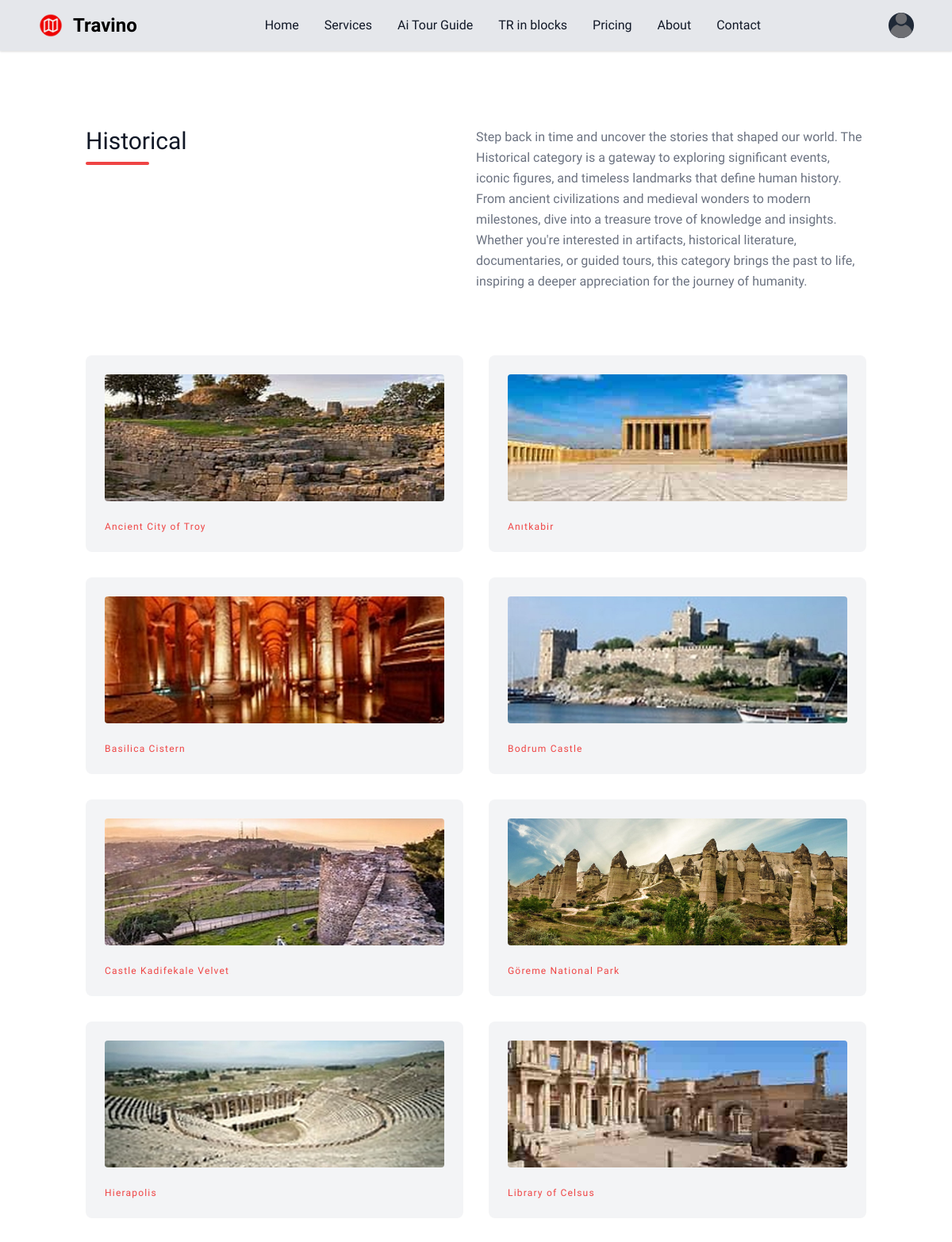
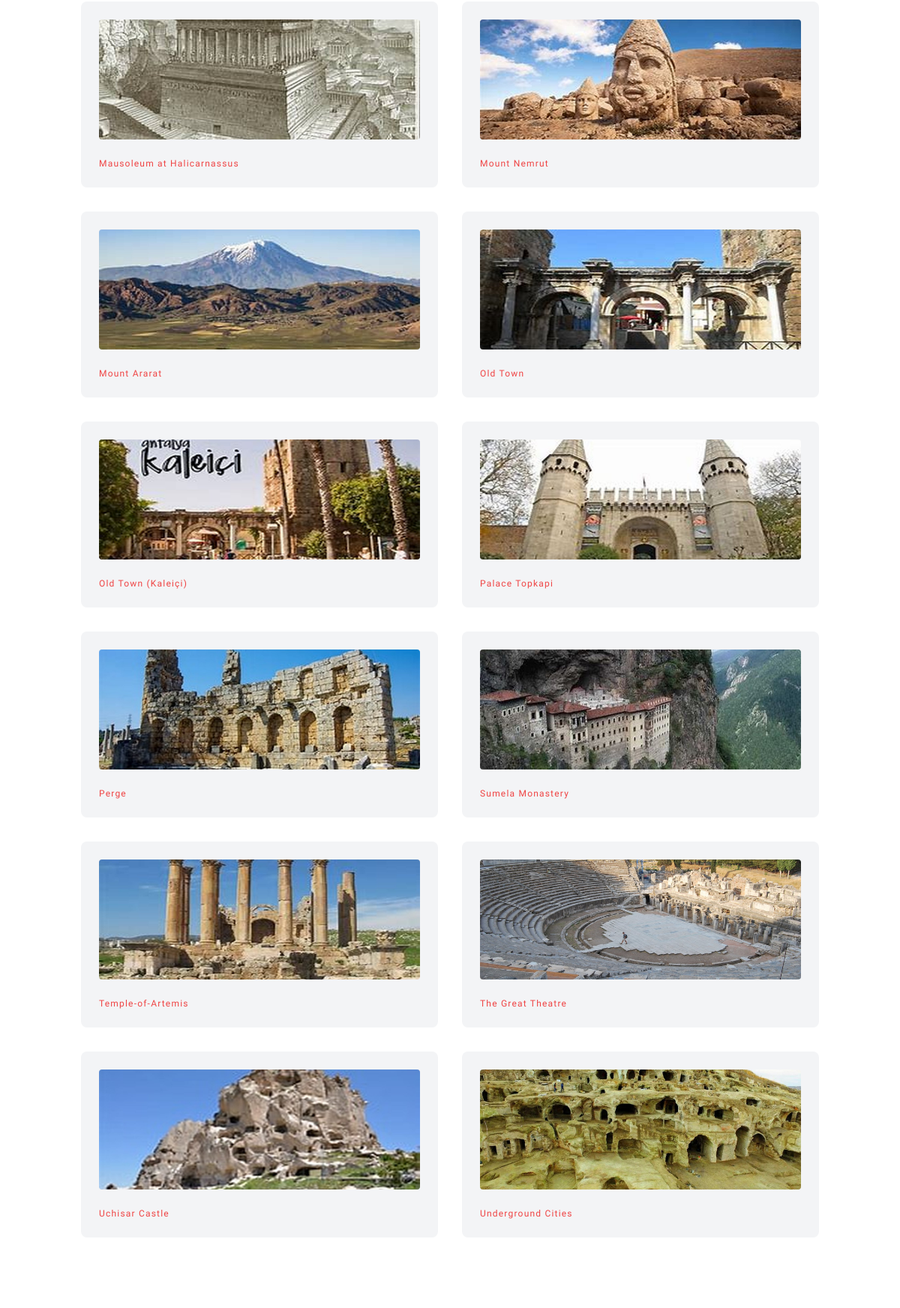
The app's page /category/4/ (upper part) with its own data (2 pictures, top to bottom).
### app/models.py (models this page shows, shortened)
class Category(models.Model):
    name = models.CharField(max_length=100)
    description = models.TextField()
    image = models.ImageField(upload_to='category_pics', default='default.png')

class Place(models.Model):
    name = models.CharField(max_length=100)
    image = models.ImageField(upload_to='place_pics', default='default.png')
    category = models.ForeignKey(Category, on_delete=models.CASCADE, related_name='places')
    location = models.CharField(max_length=100, default='Not located')

### app/views.py (the view)
# urls.py: path('category/<int:pk>/', views.category_detail, name='category_detail'),
def category_detail(request, pk):
    category = get_object_or_404(Category, pk=pk)
    places = Place.objects.filter(category=category)
    context = {
        'category': category,
        'places': places,
    }
    return render(request, 'category_detail.html', context)

### templates/category_detail.html (shortened to what this page needs)
{% extends "base.html" %}
{% block maincontent %}
<section class="text-gray-600 body-font">
  <div class="container px-5 py-24 mx-auto">
    <div class="flex flex-wrap w-full mb-20">
      <div class="lg:w-1/2 w-full mb-6 lg:mb-0">
        <h1 class="sm:text-3xl text-2xl font-medium title-font mb-2 text-gray-900">{{category.name|capfirst}}</h1>
        <div class="h-1 w-20 bg-red-500 rounded"></div>
      </div>
      <p class="lg:w-1/2 w-full leading-relaxed text-gray-500">{{category.description|capfirst}}</p>
    </div>
    <div class="flex flex-wrap -m-4 justify-center">
      {% for place in places %}
      <div data-aos="zoom-out-up" class="xl:w-1/4 md:w-1/2 p-4">
        <a href="{% url 'place_detail' place.id %}">
        <div class="bg-gray-100 p-6 rounded-lg">
          <img class="h-40 rounded w-full object-cover object-center mb-6" src="{{place.image.url}}" alt="content">
          <h3 class="tracking-widest text-red-500 text-xs font-medium title-font">{{place.name|capfirst}}</h3>
        </div>
        </a>
      </div>
      {% endfor %}
    </div>
  </div>
</section>
{% endblock maincontent %}

### records on screen
Category: name "Historical", description "Step back in time and uncover the stories that shaped our world. The Historical category is a gateway to exploring significant events, iconic figures, and timeless landmarks that define human history. From ancient civilizations and medieval wonders to modern milestones, dive into a treasure trove of knowledge and insights. Whether you're interested in artifacts, historical literature, documentaries, or guided tours, this category brings the past to life, inspiring a deeper appreciation for the journey of humanity."
Place: image (picture), name "Ancient City of Troy"
Place: image (picture), name "Anıtkabir"
Place: image (picture), name "Basilica Cistern"
Place: image (picture), name "Bodrum Castle"
Place: image (picture), name "Castle Kadifekale Velvet"
Place: image (picture), name "Göreme National Park"
Place: image (picture), name "Hierapolis"
Place: image (picture), name "Library of Celsus"
Place: image (picture), name "Mausoleum at Halicarnassus"
Place: image (picture), name "Mount Nemrut"
Place: image (picture), name "Mount Ararat"
Place: image (picture), name "Old Town"
Place: image (picture), name "Old Town (Kaleiçi)"
Place: image (picture), name "Palace Topkapi"
Place: image (picture), name "Perge"
Place: image (picture), name "Sumela Monastery"
Place: image (picture), name "Temple-of-Artemis"
Place: image (picture), name "The Great Theatre"
Place: image (picture), name "Uchisar Castle"
Place: image (picture), name "Underground Cities"
